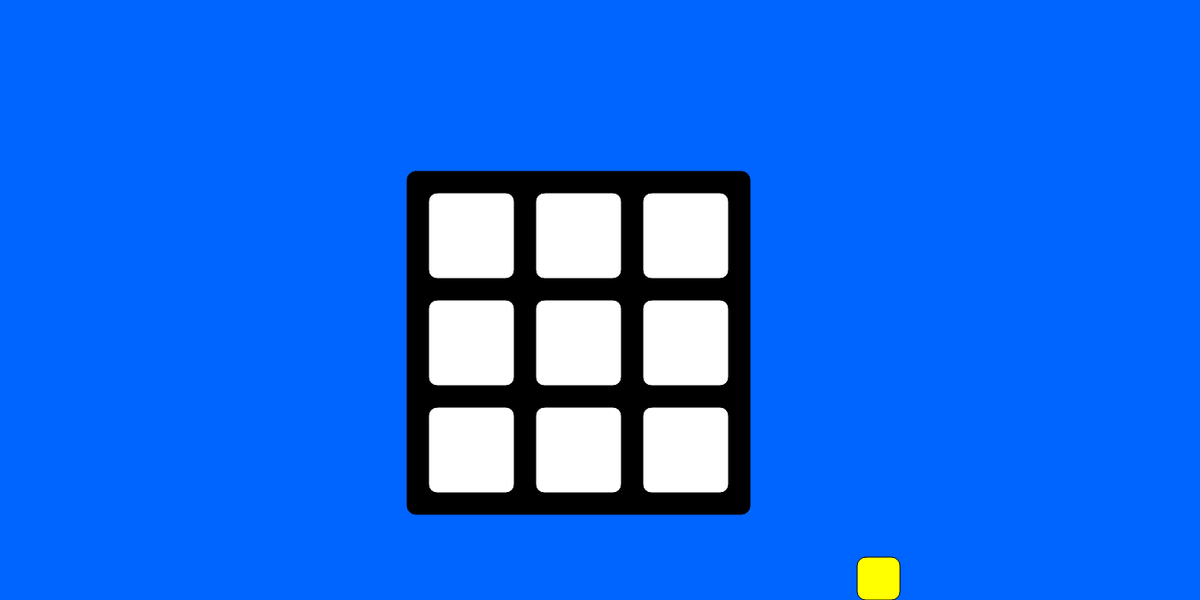
Frame 1 (no input)
Frame 60 (no input): identical to frame 1, image omitted
Frame 120 (the mouse pressed at the canvas centre since frame 60): identical to frame 1, image omitted

The p5.js sketch that drew this single still picture (run headless with seeded random() and noise() and a simulated clock; from frame 60 on, the mouse is pressed at the canvas centre):

// p5.js sketch
// ── sketch.js
let playersturnR = 255
let playersturnG = 0
let playersturnB = 0
let rectW1 = 100
let rectW2 = 100
let rectW3 = 100
let rectW4 = 100
let rectW5 = 100
let rectW6 = 100
let rectW7 = 100
let rectW8 = 100
let rectW9 = 100
let rectH1 = 100
let rectH2 = 100
let rectH3 = 100
let rectH4 = 100
let rectH5 = 100
let rectH6 = 100
let rectH7 = 100
let rectH8 = 100
let rectH9 = 100
let rectx1 = 500
let rectY1 = 225
let rectx2 = 625
let rectY2 = 225
let rectx3 = 750
let rectY3 = 225
let rectx4 = 500
let rectY4 = 350
let rectx5 = 625
let rectY5 = 350
let rectx6 = 750
let rectY6 = 350
let rectx7 = 500
let rectY7 = 475
let rectx8 = 625
let rectY8 = 475
let rectx9 = 750
let rectY9 = 475
let rectx10 = 1000
let rectY10 = 650
let rectW10 = 50
let rectH10 = 50
let eigenaar1 = 0 // 0 = niemand, 1 = player 1, 2 = player 2
let eigenaar2 = 0
let eigenaar3 = 0
let eigenaar4 = 0
let eigenaar5 = 0
let eigenaar6 = 0
let eigenaar7 = 0
let eigenaar8 = 0
let eigenaar9 = 0
let playerturn = 1 // 0 = player 1 aan de beurt, 1 = player 2 is aan de beurt
let playercolor = [0,100,255]
let reset = 0
let win_top_left_right_blue = 0
let win_middle_left_right_blue = 0
let win_bottom_left_right_blue = 0
let win_left_bottom_top_blue = 0
let win_middle_bottom_top_blue = 0
let win_right_bottom_top_blue = 0
let win_diagonal_left_right_blue = 0
let win_diagonal_right_left_blue = 0
let win_top_left_right_red = 0
let win_middle_left_rightred = 0
let win_bottom_left_right_red = 0
let win_left_bottom_top_red = 0
let win_middle_bottom_top_red = 0
let win_right_bottom_top_red = 0
let win_diagonal_left_right_red = 0
let win_diagonal_right_left_red = 0
let start = 0


function setup() {
  createCanvas(1400, 700);

}

function draw() {
  background(playercolor);
  fill(0);
  rect(475, 200, 400, 400, 10);
  if (playerturn == 2) {
    playercolor = [255, 0, 0]
  }

  else if (playerturn == 1) {
    playercolor = [0, 100, 255]
  }



  if (eigenaar1 == 0) {
    fill(255)
  }
  else if (eigenaar1 == 1) {
    fill("blue")
  }
  else {
    fill("red");
  }
  rect(rectx1, rectY1, rectW1, rectH1, 10);//left top



  if (eigenaar2 == 0) {
    fill(255)
  }
  else if (eigenaar2 == 1) {
    fill("blue")
  }
  else {
    fill("red");
  }
  rect(rectx2, rectY2, rectW2, rectH2, 10);//middle top
  if (eigenaar3 == 0) {
    fill(255)
  }
  else if (eigenaar3 == 1) {
    fill("blue")
  }
  else if (eigenaar3 == 2) {
    fill("red");
  }

  rect(rectx3, rectY3, rectW3, rectH3, 10);// right top
  if (eigenaar4 == 0) {
    fill(255)
  }
  else if (eigenaar4 == 1) {
    fill("blue")
  }
  else {
    fill("red");
  }
  rect(rectx4, rectY4, rectW4, rectH4, 10);//left middle
  if (eigenaar5 == 0) {
    fill(255)
  }
  else if (eigenaar5 == 1) {
    fill("blue")
  }
  else {
    fill("red");
  }
  rect(rectx5, rectY5, rectW5, rectH5, 10);//middle middle
  if (eigenaar6 == 0) {
    fill(255)
  }
  else if (eigenaar6 == 1) {
    fill("blue")
  }
  else {
    fill("red");
  }
  rect(rectx6, rectY6, rectW6, rectH6, 10);//right middle
  if (eigenaar7 == 0) {
    fill(255)
  }
  else if (eigenaar7 == 1) {
    fill("blue")
  }
  else {
    fill("red");
  }
  rect(rectx7, rectY7, rectW7, rectH7, 10);//left bottom
  if (eigenaar8 == 0) {
    fill(255)
  }
  else if (eigenaar8 == 1) {
    fill("blue")
  }
  else {
    fill("red");
  }
  rect(rectx8, rectY8, rectW8, rectH8, 10);//middle bottom
  if (eigenaar9 == 0) {
    fill(255)
  }
  else if (eigenaar9 == 1) {
    fill("blue")
  }
  else {
    fill("red");
  }
  rect(rectx9, rectY9, rectW9, rectH9, 10);//right bottom
  fill("yellow");
  rect(rectx10, rectY10, rectW10, rectH10, 10);//reset button



}

function mousePressed() {
  if (mouseButton == "left" && mouseX > rectx1 && mouseX < rectx1 + rectW1 &&
    mouseY > rectY1 && mouseY < rectY1 + rectH1 && eigenaar1 == 0 && start >= 1) {
    handleClick();
  }
  if (mouseButton == "left" && mouseX > rectx2 && mouseX < rectx2 + rectW2 &&
    mouseY > rectY2 && mouseY < rectY2 + rectH2 && eigenaar2 == 0 && start >= 1) {
    handleClick();

  }


  if (mouseButton == "left" && mouseX > rectx3 && mouseX < rectx3 + rectW3 &&
    mouseY > rectY3 && mouseY < rectY3 + rectH3 && eigenaar3 == 0 && start >= 1) {
    handleClick();

  }
  if (mouseButton == "left" && mouseX > rectx4 && mouseX < rectx4 + rectW4 &&
    mouseY > rectY4 && mouseY < rectY4 + rectH4 && eigenaar4 == 0 && start >= 1) {
    handleClick();

  }
  if (mouseButton == "left" && mouseX > rectx5 && mouseX < rectx5 + rectW5 &&
    mouseY > rectY5 && mouseY < rectY5 + rectH5 && eigenaar5 == 0 && start >= 1) {
    handleClick();

  }
  if (mouseButton == "left" && mouseX > rectx6 && mouseX < rectx6 + rectW6 &&
    mouseY > rectY6 && mouseY < rectY6 + rectH6 && eigenaar6 == 0 && start >= 1) {
    handleClick();

  }
  if (mouseButton == "left" && mouseX > rectx7 && mouseX < rectx7 + rectW7 &&
    mouseY > rectY7 && mouseY < rectY7 + rectH7 && eigenaar7 == 0 && start >= 1) {
    handleClick();

  }
  if (mouseButton == "left" && mouseX > rectx8 && mouseX < rectx8 + rectW8 &&
    mouseY > rectY8 && mouseY < rectY8 + rectH8 && eigenaar8 == 0 && start >= 1) {
    handleClick();

  }
  if (mouseButton == "left" && mouseX > rectx9 && mouseX < rectx9 + rectW9 &&
    mouseY > rectY9 && mouseY < rectY9 + rectH9 && eigenaar9 == 0 && start >= 1) {
    handleClick();
  }
  if (mouseButton == "left" && mouseX > rectx10 && mouseX < rectx10 + rectW10 &&
    mouseY > rectY10 && mouseY < rectY10 + rectH10) {
    reset = reset + 1
    if (reset == 2) {
      reset = 0
    }
    eigenaar1 = 0;
    eigenaar2 = 0;
    eigenaar3 = 0;
    eigenaar4 = 0;
    eigenaar5 = 0;
    eigenaar6 = 0;
    eigenaar7 = 0;
    eigenaar8 = 0;
    eigenaar9 = 0;
    start = start + 1
  }
}



function handleClick() {



  if (mouseX > rectx1 && mouseX < rectx1 + rectW1 &&
    mouseY > rectY1 && mouseY < rectY1 + rectH1
  ) {
    eigenaar1 = playerturn;
  }


  else if (mouseX > rectx2 && mouseX < rectx2 + rectW2 &&
    mouseY > rectY2 && mouseY < rectY2 + rectH2
  ) {
    eigenaar2 = playerturn;

  }
  else if (mouseX > rectx3 && mouseX < rectx3 + rectW3 &&
    mouseY > rectY3 && mouseY < rectY3 + rectH3
  ) {
    eigenaar3 = playerturn;


  }
  else if (mouseX > rectx4 && mouseX < rectx4 + rectW4 &&
    mouseY > rectY4 && mouseY < rectY4 + rectH4
  ) {
    eigenaar4 = playerturn;

  }
  else if (mouseX > rectx5 && mouseX < rectx5 + rectW5 &&
    mouseY > rectY5 && mouseY < rectY5 + rectH5
  ) {
    eigenaar5 = playerturn;

  }
  else if (mouseX > rectx6 && mouseX < rectx6 + rectW6 &&
    mouseY > rectY6 && mouseY < rectY6 + rectH6
  ) {
    eigenaar6 = playerturn;

  }
  else if (mouseX > rectx7 && mouseX < rectx7 + rectW7 &&
    mouseY > rectY7 && mouseY < rectY7 + rectH7
  ) {
    eigenaar7 = playerturn;

  }
  else if (mouseX > rectx8 && mouseX < rectx8 + rectW8 &&
    mouseY > rectY8 && mouseY < rectY8 + rectH8
  ) {
    eigenaar8 = playerturn;

  }
  else if (mouseX > rectx9 && mouseX < rectx9 + rectW9 &&
    mouseY > rectY9 && mouseY < rectY9 + rectH9
  ) {
    eigenaar9 = playerturn;

  }

  // Beurt naar andere speler.
  playerturn = (playerturn + 1)
  if (playerturn == 3) {
    playerturn = 1
  }
}
